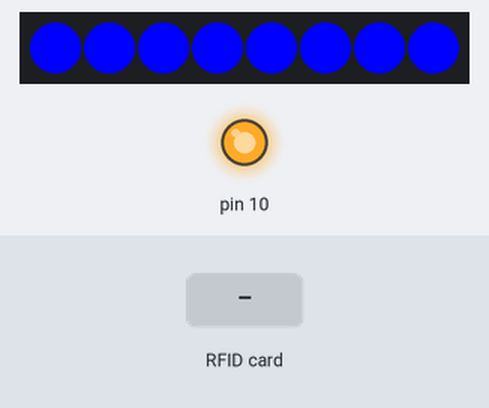
Bench run of a sketch on a simulated Arduino Uno, built with avr-gcc and run on an emulated ATmega328P. On the bench: 8 RGB LEDs in strip order, left to right, output pins drawn as LEDs (lit = HIGH). The inputs (shaded band) are chosen by the test bench. WiFi joins after 1.5 s; servers stay silent unless stated; uploads are accepted with an empty reply.

Above: at 6.2 s.
6.3 s: RFID card 5E 7A 19 C4 held to the reader
At 7.0 s:
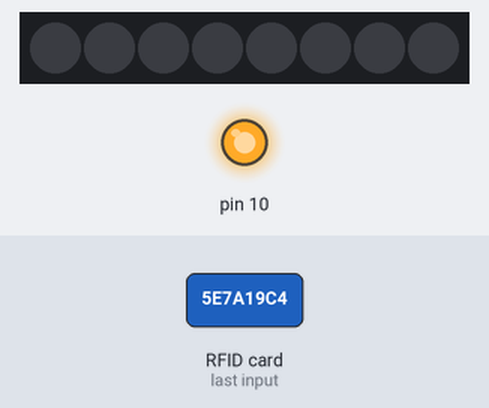
At 8.2 s:
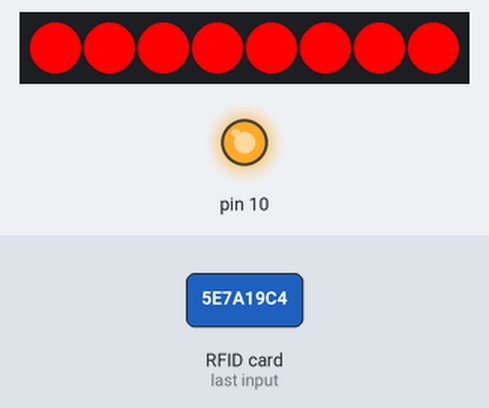
Timing chart, 0 to 12.1 s (numbered marks = the images above; inputs shaded):
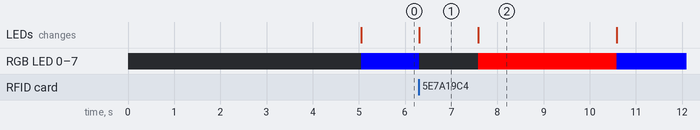

The sketch:

checkclearance.ino
```cpp
#include <Ethernet.h>
#include <FastLED.h>
#include <SPI.h>
#include <MFRC522.h>
#include <Keypad.h>

#define NUM_LEDS 8
#define DATA_PIN A0

CRGB leds[NUM_LEDS];

#define RST_PIN         9          // Configurable, see typical pin layout above
#define SS_PIN          8         // Configurable, see typical pin layout above

MFRC522 mfrc522(SS_PIN, RST_PIN);  // Create MFRC522 instance

bool isPINRequired = true;
char* secretCode = "7777";
const byte ROWS = 4;
const byte COLS = 4;
char keys[ROWS][COLS] = {
  {'1', '2', '3', 'A'},
  {'4', '5', '6', 'B'},
  {'7', '8', '9', 'C'},
  {'*', '0', '#', 'D'}
};

byte rowPins[ROWS] = {7, 6, 5, 4}; //connect to the row pinouts of the keypad
byte colPins[COLS] = {3, 2, 1, 0}; //connect to the column pinouts of the keypad

Keypad keypad = Keypad( makeKeymap(keys), rowPins, colPins, ROWS, COLS );

byte mac[] = {0xA8, 0x61, 0x0A, 0xAE, 0x65, 0x15 }; //arduino mac
IPAddress ip(169, 254, 33, 154); //arduino IP
char server[] = "169.254.33.153"; //server/database IP

String rcv; //response is stored here

String required_clearance = "4";

EthernetClient client;
int port = 80; //server port

String currTag;

void setup() {
  pinMode(A0, OUTPUT);
  FastLED.addLeds<NEOPIXEL, DATA_PIN>(leds, NUM_LEDS);
  for (int dot = 0; dot < NUM_LEDS; dot++) {
    leds[dot] = CRGB::Black;
  }
  FastLED.show();
  SPI.begin();      // Init SPI bus
  Ethernet.begin(mac, ip);
  Serial.println("Setting up...");
  mfrc522.PCD_Init();   // Init MFRC522
  delay(5000);
  Serial.println("Ready");
}


void loop() {

  for (int dot = 0; dot < NUM_LEDS; dot++) {
    leds[dot] = CRGB::Blue;
  }
  FastLED.show();
  if ( ! mfrc522.PICC_IsNewCardPresent()) {
    return;
  }
  if ( ! mfrc522.PICC_ReadCardSerial()) {
    return;
  }

  currTag = "";
  for (byte j = 0; j < mfrc522.uid.size; j++) {
    currTag.concat(String(mfrc522.uid.uidByte[j] < 0x10 ? " 0" : " "));
    currTag.concat(String(mfrc522.uid.uidByte[j], HEX));
  }
  currTag.replace(" ", "");
  currTag.toLowerCase();
  Serial.println("Sending tag: ");
  Serial.println(currTag);
  for (int dot = 0; dot < NUM_LEDS; dot++) {
    leds[dot] = CRGB::Black;
  }
  FastLED.show();
  checkUUID();
}


void accessGranted() {
  for (int dot = 0; dot < NUM_LEDS; dot++) {
    leds[dot] = CRGB::Green;
  }
  FastLED.show();
  Serial.println("Access is granted");
  delay(3000);
}

void accessDenied() {
  for (int dot = 0; dot < NUM_LEDS; dot++) {
    leds[dot] = CRGB::Red;
  }
  FastLED.show();
  Serial.println("Access is Denied");
  delay(3000);
}


void checkUUID() {
  if (client.connect(server, port)) {
    Serial.println("Connection established 1");
    client.print(String("GET ") + "/checkclearance.php?uuid=" + currTag + "&clearance=" + required_clearance + "HTTP/1.1\r\n" + "Host: " + server + "\r\n" + "Connection: close\r\n\r\n"); //GET request
    unsigned long timeout = millis();
    while (client.available() == 0) {
      if (millis() - timeout > 25000) {
        return;
      }
    }
    while (client.available()) {
      rcv = client.readStringUntil('}');
    }
    client.stop();
  }
  else {
    Serial.println("Connection failed");
  }
  rcv.remove(0, (rcv.indexOf('[')));

  Serial.println("Server sent back: ");
  Serial.println(rcv);


  if (rcv.equals("[Access granted]")  ) {
    if (isPINRequired == false) {
      accessGranted();
      return;
    } else if (isPINRequired == true) {
      for (int dot = 0; dot < (NUM_LEDS / 2); dot++) {
        leds[dot] = CRGB::Green;
      }
      FastLED.show();
      String currentInput = "";
      boolean inKeypadLoop = true;
      while (inKeypadLoop) {
        char key = keypad.getKey();
        if (key == 'C') {
          if (currentInput == "") {
            Serial.println("Cleared out");
            inKeypadLoop = false;
          } else {
            Serial.println("Clearing input");
            currentInput = "";
            for (int dot = 0; dot < NUM_LEDS; dot++) {
              leds[dot] = CRGB::Black;
            }
            FastLED.show();
            delay(100);
            for (int dot = 0; dot < (NUM_LEDS / 2); dot++) {
              leds[dot] = CRGB::Green;
            }
            FastLED.show();
            delay(100);
            for (int dot = 0; dot < NUM_LEDS; dot++) {
              leds[dot] = CRGB::Black;
            }
            FastLED.show();
            delay(100);
            for (int dot = 0; dot < (NUM_LEDS / 2); dot++) {
              leds[dot] = CRGB::Green;
            }
            FastLED.show();
          }
        } else if (key == '#') {


          if (currentInput == secretCode) {
            accessGranted();
          } else {
            accessDenied();
          }
          currentInput = "";
          inKeypadLoop = false;
          break;


        } else {
          if (key != NO_KEY) {
            currentInput += key;
            for (int dot = 0; dot < NUM_LEDS; dot++) {
              leds[dot] = CRGB::Black;
            }
            FastLED.show();
            delay(100);
            for (int dot = 0; dot < (NUM_LEDS / 2); dot++) {
              leds[dot] = CRGB::Green;
            }
            FastLED.show();
          }
        }
      }
    }
  } else {
    accessDenied();
  }
}
```

Measured:
- after the input at 6.3 s, RGB LED 0–7: RGB(0, 0, 255) → off at once, → RGB(255, 0, 0) 1.3 s later, → RGB(0, 0, 255) 3.0 s later; the LEDs: change at once (image 1)
- what the display in image 1 shows lasts 1.3 s, from 6.3 s to 7.6 s
